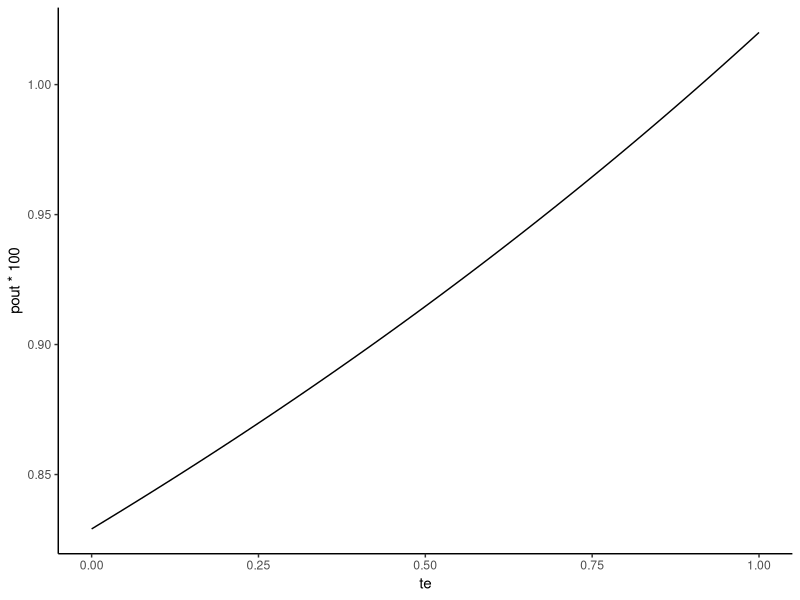

Here is the R script that generated this plot:
# =============================================================================
# Import 
# =============================================================================

# [1] "covid22"        "inpatientCovid" "inpatientOther" "died"
# [5] "covidDeath"

library(tidyverse) 

rawdat <- read_csv("data/covid_risk_quintile_data_030623.csv") %>% 
	rename(quintile=`risk quintile`) %>% 
	rename(nbene=total) %>% 
	rename(anyDrug=hadAnyDrug) 

epidat <- rawdat %>% 
	select(quintile, nbene, covid22, inpatientCovid, inpatientOther, died, covidDeath) %>% 
	group_by(quintile,nbene) %>% 
	pivot_longer(c("covid22", "inpatientCovid", "inpatientOther", "died", "covidDeath"),names_to="metric",values_to="cases") %>% 
	select(quintile, metric, cases, nbene) 

txdat <- rawdat %>% 
	select(quintile, nbene, anyDrug, bamlan, casiri, sotrov, bebtel, remdes, nirmat, molnup) %>% 
	group_by(quintile, nbene) %>% 
	pivot_longer(c("anyDrug", "bamlan", "casiri", "sotrov", "bebtel", "remdes", "nirmat", "molnup"),names_to="drug",values_to="count") %>% 
	select(quintile, drug, count, nbene) 


get_outcomes <- function(cases, ascertainment, treatments, poutcome, TE){

	# Error handling:
	if(ascertainment<0 | ascertainment>1){stop("Ascertainment must be between 0 (no ascertainment) and 1 (full ascertainment)")}
	if(poutcome<0 | poutcome>1){stop("Outcome probability (poutcome) must be between 0 and 1")}
	if(TE<0 | TE>1){stop("Treatment effectiveness (TE) must be between 0 and 1")}
	if(cases/ascertainment<treatments){stop("Ascertainment rate is too high; it must allow the true cases (observed/ascertainment) to exceed the number of treatments")}

	out <- (cases/ascertainment-treatments)*poutcome + treatments*poutcome*(1-TE)

	return(out)

}

get_pout <- function(cases, ascertainment, treatments, TE, outcomes){

	# Error handling:
	if(ascertainment<0 | ascertainment>1){stop("Ascertainment must be between 0 (no ascertainment) and 1 (full ascertainment)")}
	if(TE<0 | TE>1){stop("Treatment effectiveness (TE) must be between 0 and 1")}
	if(cases/ascertainment<treatments){stop("Ascertainment rate is too high; it must allow the true cases (observed/ascertainment) to exceed the number of treatments")}

	pout <- outcomes/((cases/ascertainment) - treatments*TE)
	return(pout)

}


get_outcomes(909758, 0.6, 283897, 0.1, 0.8)


tevec <- seq(from=0, to=1, by=0.01)
poutvec <- unlist(lapply(tevec, function(x){get_pout(909758, 0.6, 283897, x, 12571)}))
tibble(te=tevec, pout=poutvec) %>% 
	ggplot(aes(x=te, y=pout*100)) + 
		geom_line() + 
		theme_classic() 


epidatlist <- epidat %>% 
	mutate(quintile=as.character(quintile)) %>% 
	mutate(quintile=paste0("q",quintile)) %>% 
	split(.$quintile) %>% 
	map(~ split(., .$metric)) %>% 
	map(~ map(., ~ pull(., cases)))

txdatlist <- txdat %>% 
	mutate(quintile=as.character(quintile)) %>% 
	mutate(quintile=paste0("q",quintile)) %>% 
	split(.$quintile) %>% 
	map(~ split(., .$drug)) %>% 
	map(~ map(., ~ pull(., count)))


# What if everyone were treated at the highest per-case rate? 

TEvec <- seq(from=0, to=1, by=0.02) 
outcomes_cf_df <- tibble()

xi <- unlist(lapply(1:5, function(x){
	myq <- paste0("q",x)
	out <- txdatlist[[myq]]$nirmat / epidatlist[[myq]]$covid22
	return(out)}))

outcomes <- unlist(lapply(1:5, function(x){
	myq <- paste0("q",x)
	out <- epidatlist[[myq]]$inpatientCovid 
	return(out)}))

for(indexA in 1:length(TEvec)){

	pout <- unlist(lapply(1:5, 
		function(x){
			myq <- paste0("q",x)
			get_pout(
				cases=epidatlist[[myq]]$covid22, 
				ascertainment=0.6, 
				treatments=txdatlist[[myq]]$nirmat,
				TE=TEvec[indexA],
				outcomes=epidatlist[[myq]]$inpatientCovid)
		}))

	outcomes_cf <- unlist(lapply(1:5, 
		function(x){
			myq <- paste0("q",x)
			get_outcomes(
				cases=epidatlist[[myq]]$covid22, 
				ascertainment=0.6, 
				treatments=max(xi)*epidatlist[[myq]]$covid22,
				poutcome=pout[x],
				TE=TEvec[indexA])
		}))

	outcomes_cf_df <- outcomes_cf_df %>% 
		bind_rows(tibble(TE=TEvec[indexA],q=1:5,outcomes_cf=outcomes_cf))

}


fig_allmax <- outcomes_cf_df %>% 
	left_join(tibble(q=1:5, outcomes=outcomes), by="q") %>% 
	mutate(q=as.character(q)) %>% 
	split(.$TE) %>% 
	map(~ bind_rows(., tibble(TE=.$TE[1], q="TOT", outcomes_cf=sum(.$outcomes_cf), outcomes=sum(.$outcomes)))) %>% 
	bind_rows() %>% 
	mutate(diff=outcomes - outcomes_cf) %>% 
	mutate(diff_pct = diff/outcomes*100) %>% 
	ggplot(aes(x=TE, y=diff, col=factor(q), lty=factor(q))) + 
	# ggplot(aes(x=TE, y=diff_pct, col=factor(q), lty=factor(q))) + 
		geom_line() + 
		theme_classic() + 
		scale_color_manual(values=c("cyan1","cyan2","cyan3","cyan4","dodgerblue3","black")) + 
		scale_linetype_manual(values=c("solid","solid","solid","solid","solid","dashed")) 


# What if we gave the same number of treatments, but allocated them better? 


TEvec <- seq(from=0, to=1, by=0.02) 
outcomes_cf_df <- tibble()

xi <- unlist(lapply(1:5, function(x){
	myq <- paste0("q",x)
	out <- txdatlist[[myq]]$nirmat / epidatlist[[myq]]$covid22
	return(out)}))

tx <- unlist(lapply(1:5, function(x){
	myq <- paste0("q",x)
	out <- txdatlist[[myq]]$nirmat
	return(out)}))

outcomes <- unlist(lapply(1:5, function(x){
	myq <- paste0("q",x)
	out <- epidatlist[[myq]]$inpatientCovid 
	return(out)}))

for(indexA in 1:length(TEvec)){

	pout <- unlist(lapply(1:5, 
		function(x){
			myq <- paste0("q",x)
			get_pout(
				cases=epidatlist[[myq]]$covid22, 
				ascertainment=0.6, 
				treatments=txdatlist[[myq]]$nirmat,
				TE=TEvec[indexA],
				outcomes=epidatlist[[myq]]$inpatientCovid)
		}))

	
	tx_cf <- pout/sum(pout)*sum(tx)

	outcomes_cf <- unlist(lapply(1:5, 
		function(x){
			myq <- paste0("q",x)
			get_outcomes(
				cases=epidatlist[[myq]]$covid22, 
				ascertainment=0.6, 
				treatments=tx_cf[x],
				poutcome=pout[x],
				TE=TEvec[indexA])
		}))

	outcomes_cf_df <- outcomes_cf_df %>% 
		bind_rows(tibble(TE=TEvec[indexA],q=1:5,outcomes_cf=outcomes_cf))

}

fig_optim <- outcomes_cf_df %>% 
	left_join(tibble(q=1:5, outcomes=outcomes), by="q") %>% 
	mutate(q=as.character(q)) %>% 
	split(.$TE) %>% 
	map(~ bind_rows(., tibble(TE=.$TE[1], q="TOT", outcomes_cf=sum(.$outcomes_cf), outcomes=sum(.$outcomes)))) %>% 
	bind_rows() %>% 
	mutate(diff=outcomes - outcomes_cf) %>% 
	mutate(diff_pct = diff/outcomes*100) %>% 
	ggplot(aes(x=TE, y=diff, col=factor(q), lty=factor(q))) + 
	# ggplot(aes(x=TE, y=diff_pct, col=factor(q), lty=factor(q))) + 
		geom_line() + 
		theme_classic() + 
		scale_color_manual(values=c("cyan1","cyan2","cyan3","cyan4","dodgerblue3","black")) + 
		scale_linetype_manual(values=c("solid","solid","solid","solid","solid","dashed")) 


































